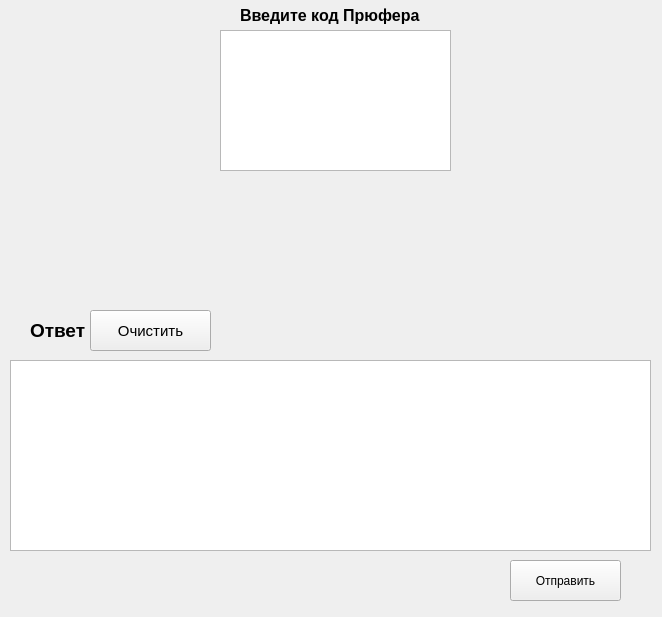
<?xml version="1.0" encoding="UTF-8"?>
<ui version="4.0">
 <class>Prufer_decode</class>
 <widget class="QWidget" name="Prufer_decode">
  <property name="geometry">
   <rect>
    <x>0</x>
    <y>0</y>
    <width>662</width>
    <height>617</height>
   </rect>
  </property>
  <property name="windowTitle">
   <string>Form</string>
  </property>
  <widget class="QPushButton" name="send_matrix">
   <property name="geometry">
    <rect>
     <x>510</x>
     <y>560</y>
     <width>111</width>
     <height>41</height>
    </rect>
   </property>
   <property name="text">
    <string>Отправить</string>
   </property>
  </widget>
  <widget class="QLabel" name="label">
   <property name="geometry">
    <rect>
     <x>240</x>
     <y>0</y>
     <width>231</width>
     <height>31</height>
    </rect>
   </property>
   <property name="font">
    <font>
     <pointsize>12</pointsize>
     <bold>true</bold>
    </font>
   </property>
   <property name="text">
    <string>Введите код Прюфера</string>
   </property>
  </widget>
  <widget class="QPlainTextEdit" name="plainTextEdit">
   <property name="geometry">
    <rect>
     <x>220</x>
     <y>30</y>
     <width>231</width>
     <height>141</height>
    </rect>
   </property>
  </widget>
  <widget class="QLabel" name="label_2">
   <property name="geometry">
    <rect>
     <x>30</x>
     <y>310</y>
     <width>301</width>
     <height>41</height>
    </rect>
   </property>
   <property name="font">
    <font>
     <pointsize>14</pointsize>
     <bold>true</bold>
    </font>
   </property>
   <property name="text">
    <string>Ответ</string>
   </property>
  </widget>
  <widget class="QTextEdit" name="textEdit">
   <property name="geometry">
    <rect>
     <x>10</x>
     <y>360</y>
     <width>641</width>
     <height>191</height>
    </rect>
   </property>
  </widget>
  <widget class="QPushButton" name="clear_button">
   <property name="geometry">
    <rect>
     <x>90</x>
     <y>310</y>
     <width>121</width>
     <height>41</height>
    </rect>
   </property>
   <property name="font">
    <font>
     <pointsize>11</pointsize>
    </font>
   </property>
   <property name="text">
    <string>Очистить</string>
   </property>
  </widget>
 </widget>
 <resources/>
 <connections/>
</ui>
